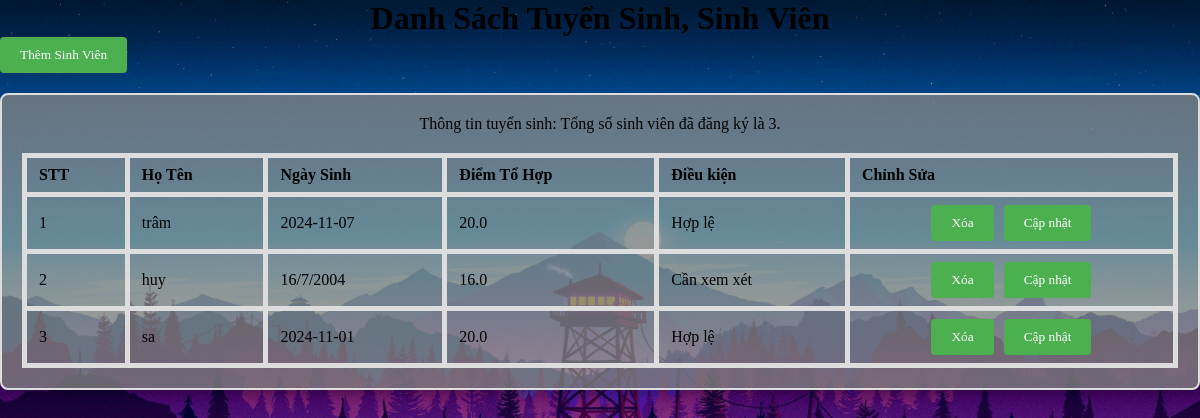
The page / on the database its author committed.
### tables this page shows
CREATE TABLE students (
		HoTen TEXT NOT NULL,
		NgaySinh TEXT NOT NULL,
		Diem REAL NOT NULL,
		DieuKien TEXT NOT NULL
	);

### app.py (the view)
@app.route('/')
def index():
	student_list = get_students()
	return render_template('index.html', students=student_list)

### app.py (called while the page is built)
def get_students():
	conn = sqlite3.connect('students.db')
	conn.row_factory = sqlite3.Row
	cursor = conn.cursor()
	cursor.execute("SELECT rowid, HoTen, NgaySinh, Diem, DieuKien FROM students")
	students = cursor.fetchall()
	conn.close()
	return students

### templates/index.html (shortened to what this page needs)
<!DOCTYPE html>
<html lang="en">
<head>
	<link rel = "stylesheet" href="static/css/styles.css">
</head>
<body>
	<h1>Danh Sách Tuyển Sinh, Sinh Viên</h1>
	<a href="{{ url_for('add_student') }}">
		<button>Thêm Sinh Viên</button>
	</a>
	<div class="overlay">
		<p>Thông tin tuyển sinh: Tổng số sinh viên đã đăng ký là {{ students|length }}.</p>
	<table border="2">
		<thead>
			<tr>
				<th>STT</th>
				<th>Họ Tên</th>
				<th>Ngày Sinh</th>
				<th>Điểm Tổ Hợp</th>
				<th>Điều kiện</th>
				<th>Chỉnh Sửa</th>
			</tr>
		</thead>
		<tbody>
			{% for student in students %}
			<tr>
				<td>{{ loop.index }}</td>
				<td>{{ student['HoTen'] }}</td>
				<td>{{ student['NgaySinh'] }}</td>
				<td>{{ student['Diem'] }}</td>
				<td>{{ student['DieuKien'] }}</td>
				<td>
					<div class="action-buttons">
						<form action="{{ url_for('delete_student', rowid=student['rowid']) }}" method="POST">
							<button type="submit">Xóa</button>
						</form>
						<a href="{{ url_for('update_student', rowid=student['rowid']) }}">
							<button>Cập nhật</button>
						</a>
					</div>
				</td>
			</tr>
			{% endfor %}
		</tbody>
	</table>
	</div>
</body>
</html>

### static/css/styles.css (style rules this page uses)
* { margin: 0; padding: 0; box-sizing: border-box; font-family: "Times New Roman", Times, serif; }
body { background: url('/static/img/background.jpg') no-repeat; background-size: cover; background-position: center; min-height: 100vh; margin: 0; padding: 0; }
h1 { text-align: center; }
table { width: 100%; border-collapse: collapse; margin-top: 20px; }
table, th, td { border: 5px solid #ddd; }
th, td { padding: 8px 12px; text-align: left; }
button { background-color: #4CAF50; color: white; border: none; padding: 10px 20px; cursor: pointer; }
.action-buttons { display: flex; justify-content: center; align-items: center; gap: 10px; }
button { background-color: #4CAF50; color: white; border: none; padding: 10px 20px; cursor: pointer; border-radius: 4px; }
.overlay { margin-top: 20px; background: rgba(128, 128, 128, 0.8); border: 2px solid #ddd; border-radius: 8px; padding: 20px; box-shadow: 0 4px 8px rgba(0, 0, 0, 0.2); text-align: center; font-size: 16px; }

### rows shown on the page
students: HoTen "trâm", NgaySinh "2024-11-07", Diem "20.0", DieuKien "Hợp lệ"
students: HoTen "huy", NgaySinh "16/7/2004", Diem "16.0", DieuKien "Cần xem xét"
students: HoTen "sa", NgaySinh "2024-11-01", Diem "20.0", DieuKien "Hợp lệ"

### other values the page prints
{{ students|length }} "3"
